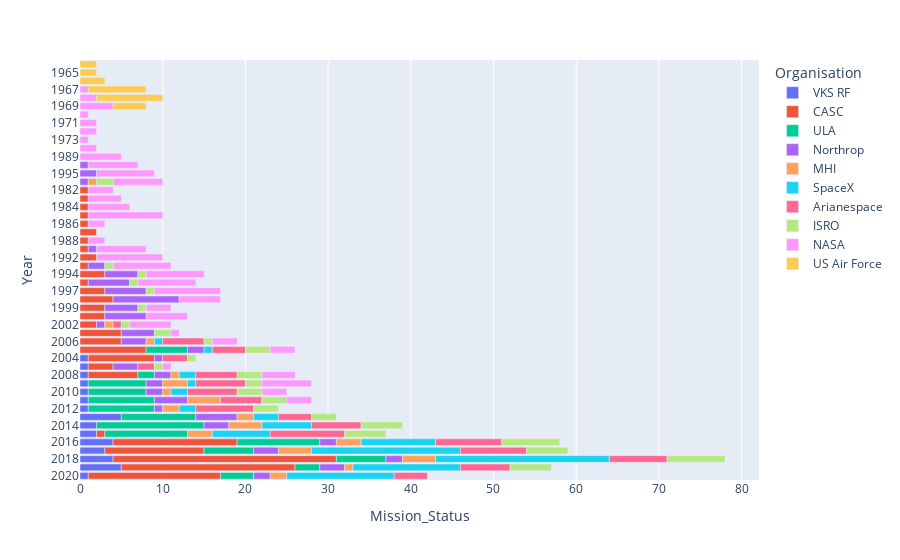

Here is the notebook cell this chart was saved with:
### Code cell
px.bar(grouped_org_times, x='Mission_Status', y="Year", color='Organisation')

### Figure 1 — Plotly figure (JSON) as saved in the notebook; plotly's stock layout.template omitted (floating-point values rounded to 4 significant figures)
{"data": [{"alignmentgroup": "True", "hovertemplate": "Organisation=VKS RF<br>Mission_Status=%{x}<br>Year=%{y}<extra></extra>", "legendgroup": "VKS RF", "marker": {"color": "#636efa", "pattern": {"shape": ""}}, "name": "VKS RF", "offsetgroup": "VKS RF", "orientation": "h", "showlegend": true, "textposition": "auto", "type": "bar", "x": [1, 5, 4, 3, 4, 2, 2, 5, 1, 1, 1, 1, 1, 1, 1], "xaxis": "x", "y": ["2020", "2019", "2018", "2017", "2016", "2015", "2014", "2013", "2012", "2011", "2010", "2009", "2008", "2005", "2004"], "yaxis": "y"}, {"alignmentgroup": "True", "hovertemplate": "Organisation=CASC<br>Mission_Status=%{x}<br>Year=%{y}<extra></extra>", "legendgroup": "CASC", "marker": {"color": "#EF553B", "pattern": {"shape": ""}}, "name": "CASC", "offsetgroup": "CASC", "orientation": "h", "showlegend": true, "textposition": "auto", "type": "bar", "x": [16, 21, 27, 12, 15, 1, 6, 8, 5, 3, 8, 5, 2, 3, 3, 4, 3, 1, 3, 1, 2, 1, 1, 2, 1, 1, 1, 1, 1], "xaxis": "x", "y": ["2020", "2019", "2018", "2017", "2016", "2015", "2008", "2007", "2006", "2005", "2004", "2003", "2002", "2000", "1999", "1998", "1997", "1996", "1994", "1993", "1992", "1990", "1988", "1987", "1986", "1985", "1984", "1983", "1982"], "yaxis": "y"}, {"alignmentgroup": "True", "hovertemplate": "Organisation=ULA<br>Mission_Status=%{x}<br>Year=%{y}<extra></extra>", "legendgroup": "ULA", "marker": {"color": "#00cc96", "pattern": {"shape": ""}}, "name": "ULA", "offsetgroup": "ULA", "orientation": "h", "showlegend": true, "textposition": "auto", "type": "bar", "x": [4, 3, 6, 6, 10, 10, 13, 9, 8, 8, 7, 7, 2, 5], "xaxis": "x", "y": ["2020", "2019", "2018", "2017", "2016", "2015", "2014", "2013", "2012", "2011", "2010", "2009", "2008", "2007"], "yaxis": "y"}, {"alignmentgroup": "True", "hovertemplate": "Organisation=Northrop<br>Mission_Status=%{x}<br>Year=%{y}<extra></extra>", "legendgroup": "Northrop", "marker": {"color": "#ab63fa", "pattern": {"shape": ""}}, "name": "Northrop", "offsetgroup": "Northrop", "orientation": "h", "showlegend": true, "textposition": "auto", "type": "bar", "x": [2, 3, 2, 3, 2, 3, 5, 1, 4, 2, 2, 2, 2, 3, 3, 1, 4, 1, 1, 5, 4, 8, 5, 5, 2, 4, 2, 1, 1], "xaxis": "x", "y": ["2020", "2019", "2018", "2017", "2016", "2014", "2013", "2012", "2011", "2010", "2009", "2008", "2007", "2006", "2005", "2004", "2003", "2002", "2001", "2000", "1999", "1998", "1997", "1996", "1995", "1994", "1993", "1991", "1990"], "yaxis": "y"}, {"alignmentgroup": "True", "hovertemplate": "Organisation=MHI<br>Mission_Status=%{x}<br>Year=%{y}<extra></extra>", "legendgroup": "MHI", "marker": {"color": "#FFA15A", "pattern": {"shape": ""}}, "name": "MHI", "offsetgroup": "MHI", "orientation": "h", "showlegend": true, "textposition": "auto", "type": "bar", "x": [2, 1, 4, 4, 3, 3, 4, 2, 2, 4, 1, 3, 1, 1, 1, 1], "xaxis": "x", "y": ["2020", "2019", "2018", "2017", "2016", "2015", "2014", "2013", "2012", "2011", "2010", "2009", "2008", "2006", "2002", "2001"], "yaxis": "y"}, {"alignmentgroup": "True", "hovertemplate": "Organisation=SpaceX<br>Mission_Status=%{x}<br>Year=%{y}<extra></extra>", "legendgroup": "SpaceX", "marker": {"color": "#19d3f3", "pattern": {"shape": ""}}, "name": "SpaceX", "offsetgroup": "SpaceX", "orientation": "h", "showlegend": true, "textposition": "auto", "type": "bar", "x": [13, 13, 21, 18, 9, 7, 6, 3, 2, 2, 1, 2, 1, 1], "xaxis": "x", "y": ["2020", "2019", "2018", "2017", "2016", "2015", "2014", "2013", "2012", "2010", "2009", "2008", "2007", "2006"], "yaxis": "y"}, {"alignmentgroup": "True", "hovertemplate": "Organisation=Arianespace<br>Mission_Status=%{x}<br>Year=%{y}<extra></extra>", "legendgroup": "Arianespace", "marker": {"color": "#FF6692", "pattern": {"shape": ""}}, "name": "Arianespace", "offsetgroup": "Arianespace", "orientation": "h", "showlegend": true, "textposition": "auto", "type": "bar", "x": [4, 6, 7, 8, 8, 9, 6, 4, 7, 5, 6, 6, 5, 4, 5, 2, 3, 1], "xaxis": "x", "y": ["2020", "2019", "2018", "2017", "2016", "2015", "2014", "2013", "2012", "2011", "2010", "2009", "2008", "2007", "2006", "2005", "2004", "2002"], "yaxis": "y"}, {"alignmentgroup": "True", "hovertemplate": "Organisation=ISRO<br>Mission_Status=%{x}<br>Year=%{y}<extra></extra>", "legendgroup": "ISRO", "marker": {"color": "#B6E880", "pattern": {"shape": ""}}, "name": "ISRO", "offsetgroup": "ISRO", "orientation": "h", "showlegend": true, "textposition": "auto", "type": "bar", "x": [5, 7, 5, 7, 5, 5, 3, 3, 3, 3, 2, 3, 3, 1, 1, 1, 2, 1, 2, 1, 1, 1, 1, 1], "xaxis": "x", "y": ["2019", "2018", "2017", "2016", "2015", "2014", "2013", "2012", "2011", "2010", "2009", "2008", "2007", "2006", "2005", "2004", "2003", "2002", "2001", "1999", "1997", "1996", "1994", "1993"], "yaxis": "y"}, {"alignmentgroup": "True", "hovertemplate": "Organisation=NASA<br>Mission_Status=%{x}<br>Year=%{y}<extra></extra>", "legendgroup": "NASA", "marker": {"color": "#FF97FF", "pattern": {"shape": ""}}, "name": "NASA", "offsetgroup": "NASA", "orientation": "h", "showlegend": true, "textposition": "auto", "type": "bar", "x": [3, 3, 6, 4, 3, 3, 1, 1, 5, 6, 5, 3, 5, 8, 7, 7, 7, 7, 8, 6, 6, 5, 2, 2, 9, 5, 4, 3, 2, 1, 2, 2, 1, 4, 2, 1], "xaxis": "x", "y": ["2011", "2010", "2009", "2008", "2007", "2006", "2005", "2003", "2002", "2001", "2000", "1999", "1998", "1997", "1996", "1995", "1994", "1993", "1992", "1991", "1990", "1989", "1988", "1986", "1985", "1984", "1983", "1982", "1981", "1973", "1972", "1971", "1970", "1969", "1968", "1967"], "yaxis": "y"}, {"alignmentgroup": "True", "hovertemplate": "Organisation=US Air Force<br>Mission_Status=%{x}<br>Year=%{y}<extra></extra>", "legendgroup": "US Air Force", "marker": {"color": "#FECB52", "pattern": {"shape": ""}}, "name": "US Air Force", "offsetgroup": "US Air Force", "orientation": "h", "showlegend": true, "textposition": "auto", "type": "bar", "x": [4, 8, 7, 3, 2, 2], "xaxis": "x", "y": ["1969", "1968", "1967", "1966", "1965", "1964"], "yaxis": "y"}], "layout": {"barmode": "relative", "legend": {"title": {"text": "Organisation"}, "tracegroupgap": 0}, "margin": {"t": 60}, "xaxis": {"anchor": "y", "domain": [0, 1], "title": {"text": "Mission_Status"}}, "yaxis": {"anchor": "x", "domain": [0, 1], "title": {"text": "Year"}}}}
